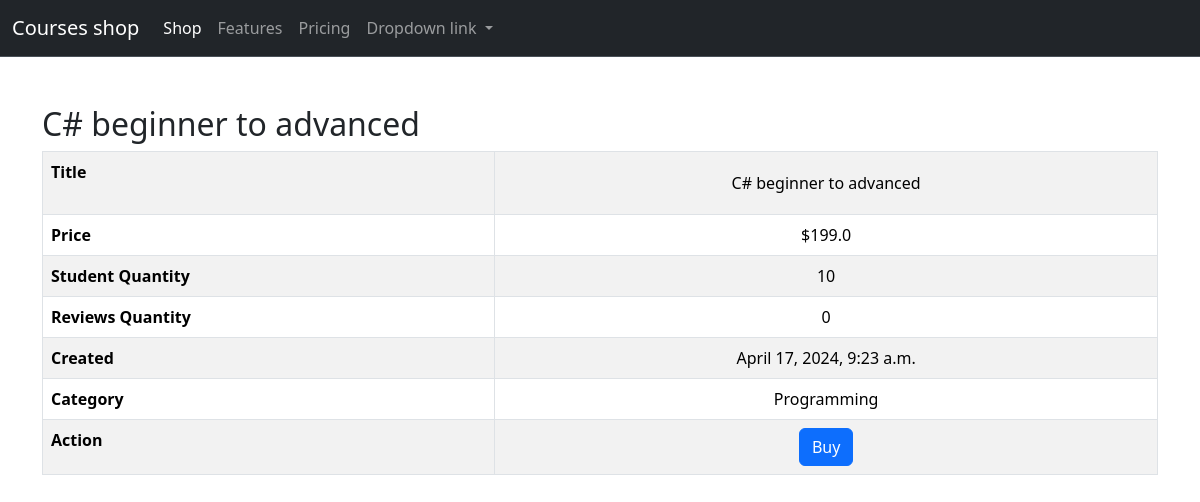
Page /shop/course_detail/2/ on the committed database.
### shop/models.py (models this page shows, shortened)
class Course(models.Model):
    title = models.CharField(max_length=255)
    price = models.FloatField()
    students_qty = models.IntegerField()
    reviews_qty = models.IntegerField()
    created_at = models.DateTimeField(default=timezone.now)
    category = models.ForeignKey(Category, on_delete=models.CASCADE)

class Category(models.Model):
    title = models.CharField(max_length=300)
    created_at = models.DateTimeField(default=timezone.now)

### shop/views.py (the view)
def course_detail(request, course_id):
    try:
        course = Course.objects.get(pk=course_id)
        return render(request, "courses/course_detail.html", {"course": course})
    except Course.DoesNotExist as e:
        print(e)
        return render(
            request, "error_not_found/error_not_found.html", {"error": e}, status=404
        )

### shop/templatetags/custom_filters.py (called while the page is built)
@register.filter(name="split_first")
def split_first(value, delimiter=" "):
    parts = value.split(delimiter)
    return parts[0] if parts else value

### templates/courses/course_detail.html (shortened to what this page needs)
{% extends "base.html" %}
{% load custom_filters %}
{%block content%}
<h2>{{course.title}}</h2>
<table class="table table-striped table-bordered table-hover">
    <tbody>
    <tr>
        <th>Title</th>
        <td class="text-center" style="padding: 0;">
            <a href="{% url 'courses:detail' course.id %}"
               style="display: block; width: 100%; height: 100%; padding: 20px; color: inherit; text-decoration: none; line-height: normal;">
                {{ course.title }}
            </a>
        </td>
    </tr>
    <tr>
        <th>Price</th>
        <td class="text-center">${{ course.price }}</td>
    </tr>
    <tr>
        <th>Student Quantity</th>
        <td class="text-center">{{ course.students_qty }}</td>
    </tr>
    <tr>
        <th>Reviews Quantity</th>
        <td class="text-center">{{ course.reviews_qty }}</td>
    </tr>
    <tr>
        <th>Created</th>
        <td class="text-center">{{ course.created_at }}</td>
    </tr>
    <tr>
        <th>Category</th>
        <td class="text-center">{{ course.category.title }}</td>
    </tr>
    <tr>
        <th>Action</th>
        <td class="text-center">
            <button class="btn btn-primary">Buy</button>
        </td>
    </tr>
    </tbody>
</table>
{%endblock%}

### rows in the picture
Course: title "C# beginner to advanced", price "199.0", students_qty "10", reviews_qty "0", created_at "April 17, 2024, 9:23 a.m.", category "Programming"
